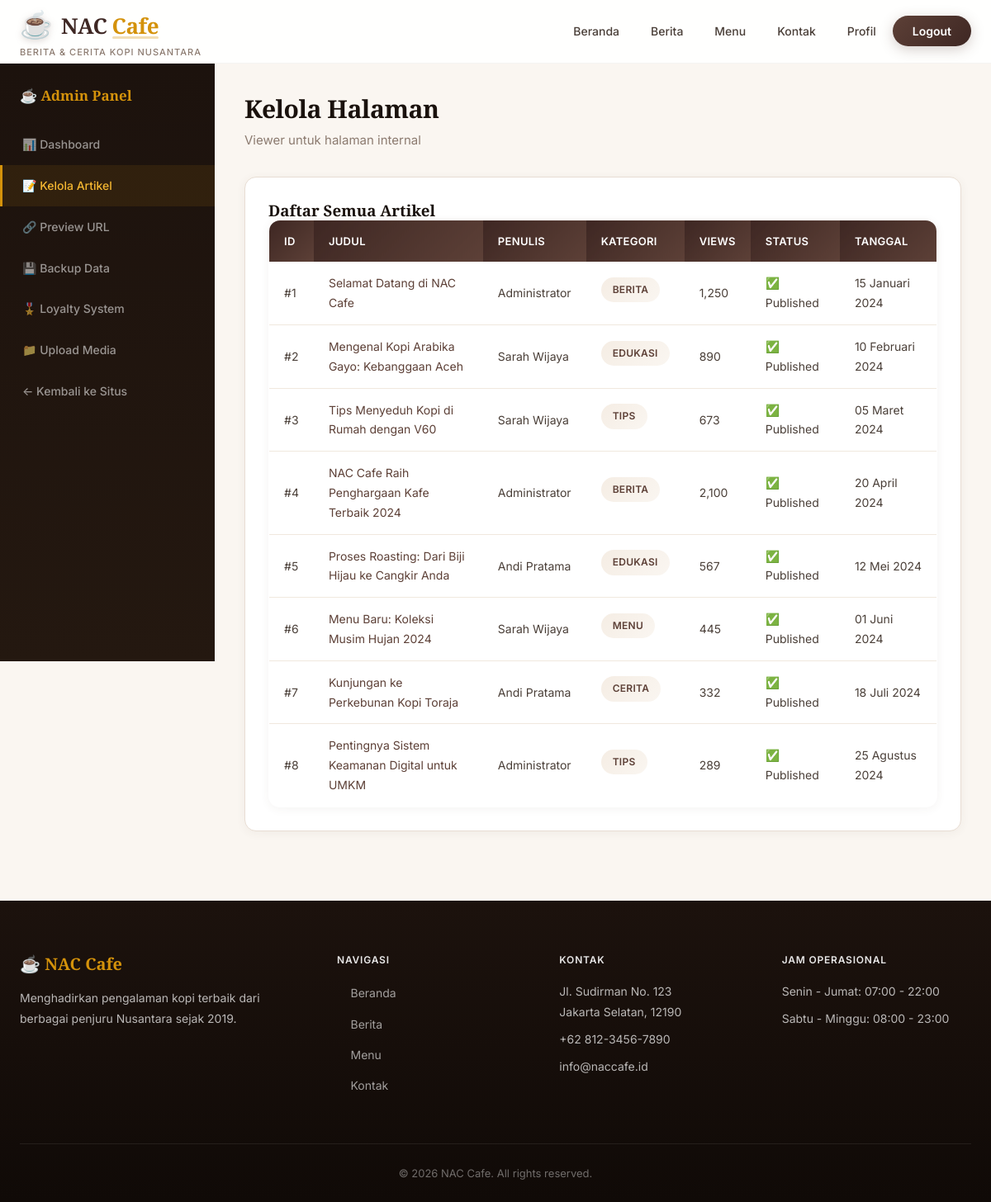
Page /admin/page.php (signed in) on the committed database.
### tables this page shows
CREATE TABLE IF NOT EXISTS `articles` (
    `id` INT AUTO_INCREMENT PRIMARY KEY,
    `title` VARCHAR(255) NOT NULL,
    `slug` VARCHAR(255) NOT NULL,
    `content` TEXT NOT NULL,
    `excerpt` TEXT,
    `author_id` INT,
    `category` VARCHAR(50),
    `image` VARCHAR(255),
    `views` INT DEFAULT 0,
    `published` TINYINT(1) DEFAULT 1,
    `published_at` TIMESTAMP DEFAULT CURRENT_TIMESTAMP,
    `created_at` TIMESTAMP DEFAULT CURRENT_TIMESTAMP,
    FOREIGN KEY (`author_id`) REFERENCES `users`(`id`) ON DELETE SET NULL
);

CREATE TABLE IF NOT EXISTS `users` (
    `id` INT AUTO_INCREMENT PRIMARY KEY,
    `username` VARCHAR(50) NOT NULL UNIQUE,
    `password` VARCHAR(255) NOT NULL,
    `email` VARCHAR(100),
    `full_name` VARCHAR(100),
    `role` VARCHAR(20) DEFAULT 'guest',
    `avatar` VARCHAR(255) DEFAULT 'default.png',
    `bio` TEXT,
    `staff_notes` TEXT,
    `loyalty_points` INT DEFAULT 100,
    `created_at` TIMESTAMP DEFAULT CURRENT_TIMESTAMP,
    `updated_at` TIMESTAMP DEFAULT CURRENT_TIMESTAMP ON UPDATE CURRENT_TIMESTAMP
);

### src/includes/functions.php (called while the page is built, shortened)
<?php
function safe_output($str) {
    return htmlspecialchars($str, ENT_QUOTES, 'UTF-8');
}
function format_date($date) {
    $months = [
        1 => 'Januari', 2 => 'Februari', 3 => 'Maret', 4 => 'April',
        5 => 'Mei', 6 => 'Juni', 7 => 'Juli', 8 => 'Agustus',
        9 => 'September', 10 => 'Oktober', 11 => 'November', 12 => 'Desember'
    ];
    $ts = strtotime($date);
    $day = date('d', $ts);
    $month = $months[(int)date('m', $ts)];
    $year = date('Y', $ts);
    return "$day $month $year";
}

### src/admin/pages/articles.php (the view)
<?php
$articles = $pdo->query("SELECT a.*, u.full_name as author_name FROM articles a LEFT JOIN users u ON a.author_id = u.id ORDER BY a.created_at DESC")->fetchAll();
?>
<h3>Daftar Semua Artikel</h3>
<table class="admin-table">
    <thead>
        <tr>
            <th>ID</th>
            <th>Judul</th>
            <th>Penulis</th>
            <th>Kategori</th>
            <th>Views</th>
            <th>Status</th>
            <th>Tanggal</th>
        </tr>
    </thead>
    <tbody>
        <?php foreach ($articles as $a): ?>
        <tr>
            <td>#<?= $a['id'] ?></td>
            <td><a href="/article.php?id=<?= $a['id'] ?>"><?= safe_output($a['title']) ?></a></td>
            <td><?= safe_output($a['author_name'] ?? 'Unknown') ?></td>
            <td><span class="card-category"><?= safe_output($a['category']) ?></span></td>
            <td><?= number_format($a['views']) ?></td>
            <td><?= $a['published'] ? '✅ Published' : '📝 Draft' ?></td>
            <td><?= format_date($a['published_at']) ?></td>
        </tr>
        <?php endforeach; ?>
    </tbody>
</table>

### src/assets/css/style.css (style rules this page uses)
:root { --primary: #5D4037; --primary-dark: #3E2723; --primary-light: #8D6E63; --primary-rgb: 93, 64, 55; --accent: #D4920B; --accent-light: #F5B731; --accent-dark: #B07A09; --accent-rgb: 212, 146, 11; --bg-cream: #FAF6F1; --bg-warm: #F5EDE4; --bg-white: #FFFFFF; --bg-dark: #1C120D; --bg-dark-card: #2A1F18; --text-dark: #1A120D; --text-body: #4A3F38; --text-light: #8C7B70; --text-white: #FFFFFF; --border: #E8DDD3; --border-light: #F0E8DE; --shadow-xs: 0 1px 3px rgba(var(--primary-rgb), 0.04); --shadow: 0 2px 12px rgba(var(--primary-rgb), 0.06); --shadow-md: 0 8px 30px rgba(var(--primary-rgb), 0.1); --shadow-lg: 0 16px 50px rgba(var(--primary-rgb), 0.14); --shadow-xl: 0 24px 60px rgba(var(--primary-rgb), 0.18); --shadow-accent: 0 6px 24px rgba(var(--accent-rgb), 0.25); --radius: 10px; --radius-md: 14px; --radius-lg: 20px; --radius-xl: 28px; --transition: 0.3s cubic-bezier(0.4, 0, 0.2, 1); --transition-slow: 0.5s cubic-bezier(0.4, 0, 0.2, 1); --max-width: 1200px; --header-height: 76px; --font-sans: 'Inter', -apple-system, BlinkMacSystemFont, 'Segoe UI', sans-serif; --font-serif: 'Playfair Display', Georgia, 'Times New Roman', serif; }
*, *::before, *::after { margin: 0; padding: 0; box-sizing: border-box; }
html { scroll-behavior: smooth; font-size: 16px; -webkit-font-smoothing: antialiased; -moz-osx-font-smoothing: grayscale; }
body { font-family: var(--font-sans); background: var(--bg-cream); color: var(--text-body); line-height: 1.7; min-height: 100vh; display: flex; flex-direction: column; overflow-x: hidden; }
a { color: var(--primary); text-decoration: none; transition: color var(--transition); }
h1, h2, h3, h4, h5 { font-family: var(--font-serif); color: var(--text-dark); line-height: 1.25; font-weight: 700; }
.card-category { display: inline-block; background: linear-gradient(135deg, var(--bg-warm), var(--bg-cream)); color: var(--primary); padding: 5px 14px; border-radius: 50px; font-size: 12px; font-weight: 600; letter-spacing: 0.3px; text-transform: uppercase; margin-bottom: 8px; }
.admin-table { width: 100%; background: var(--bg-white); border-radius: var(--radius-md); overflow: hidden; box-shadow: var(--shadow); border-collapse: collapse; border: 1px solid rgba(var(--primary-rgb), 0.04); }
.admin-table th { background: linear-gradient(135deg, var(--primary-dark), var(--primary)); color: white; padding: 14px 18px; text-align: left; font-size: 13px; font-weight: 600; letter-spacing: 0.3px; text-transform: uppercase; }
.admin-table td { padding: 14px 18px; border-bottom: 1px solid var(--border-light); font-size: 14px; }
.admin-table tr { transition: background var(--transition); }
.admin-table tr:last-child td { border-bottom: none; }

### rows in the picture
articles: id "1", title "Selamat Datang di NAC Cafe", author.full_name "Administrator", category "BERITA", views "1,250", published "✅ Published", published_at "15 Januari 2024"
articles: id "2", title "Mengenal Kopi Arabika Gayo: Kebanggaan Aceh", author.full_name "Sarah Wijaya", category "EDUKASI", views "890", published "✅ Published", published_at "10 Februari 2024"
articles: id "3", title "Tips Menyeduh Kopi di Rumah dengan V60", author.full_name "Sarah Wijaya", category "TIPS", views "673", published "✅ Published", published_at "05 Maret 2024"
articles: id "4", title "NAC Cafe Raih Penghargaan Kafe Terbaik 2024", author.full_name "Administrator", category "BERITA", views "2,100", published "✅ Published", published_at "20 April 2024"
articles: id "5", title "Proses Roasting: Dari Biji Hijau ke Cangkir Anda", author.full_name "Andi Pratama", category "EDUKASI", views "567", published "✅ Published", published_at "12 Mei 2024"
articles: id "6", title "Menu Baru: Koleksi Musim Hujan 2024", author.full_name "Sarah Wijaya", category "MENU", views "445", published "✅ Published", published_at "01 Juni 2024"
articles: id "7", title "Kunjungan ke Perkebunan Kopi Toraja", author.full_name "Andi Pratama", category "CERITA", views "332", published "✅ Published", published_at "18 Juli 2024"
articles: id "8", title "Pentingnya Sistem Keamanan Digital untuk UMKM", author.full_name "Administrator", category "TIPS", views "289", published "✅ Published", published_at "25 Agustus 2024"
